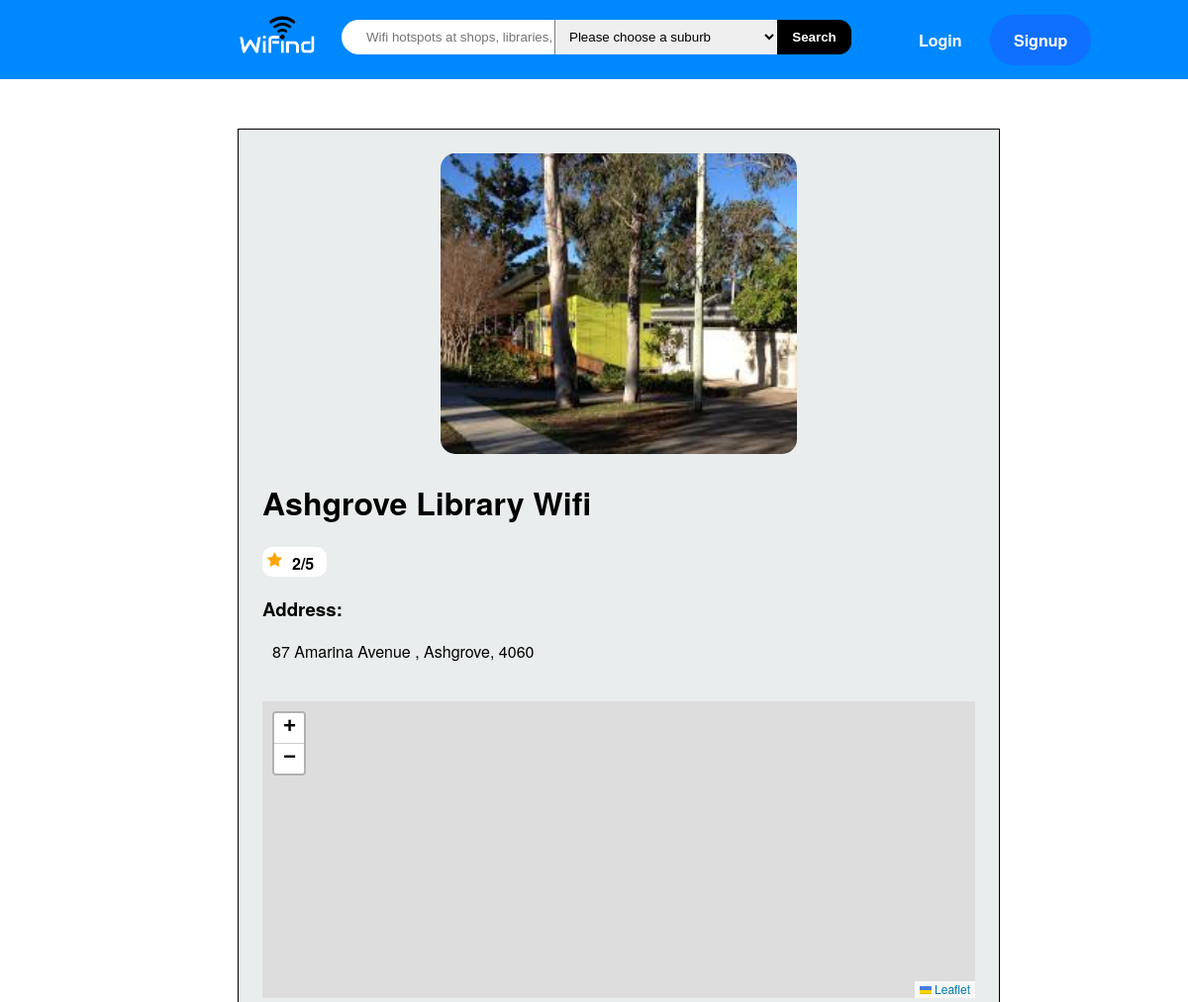
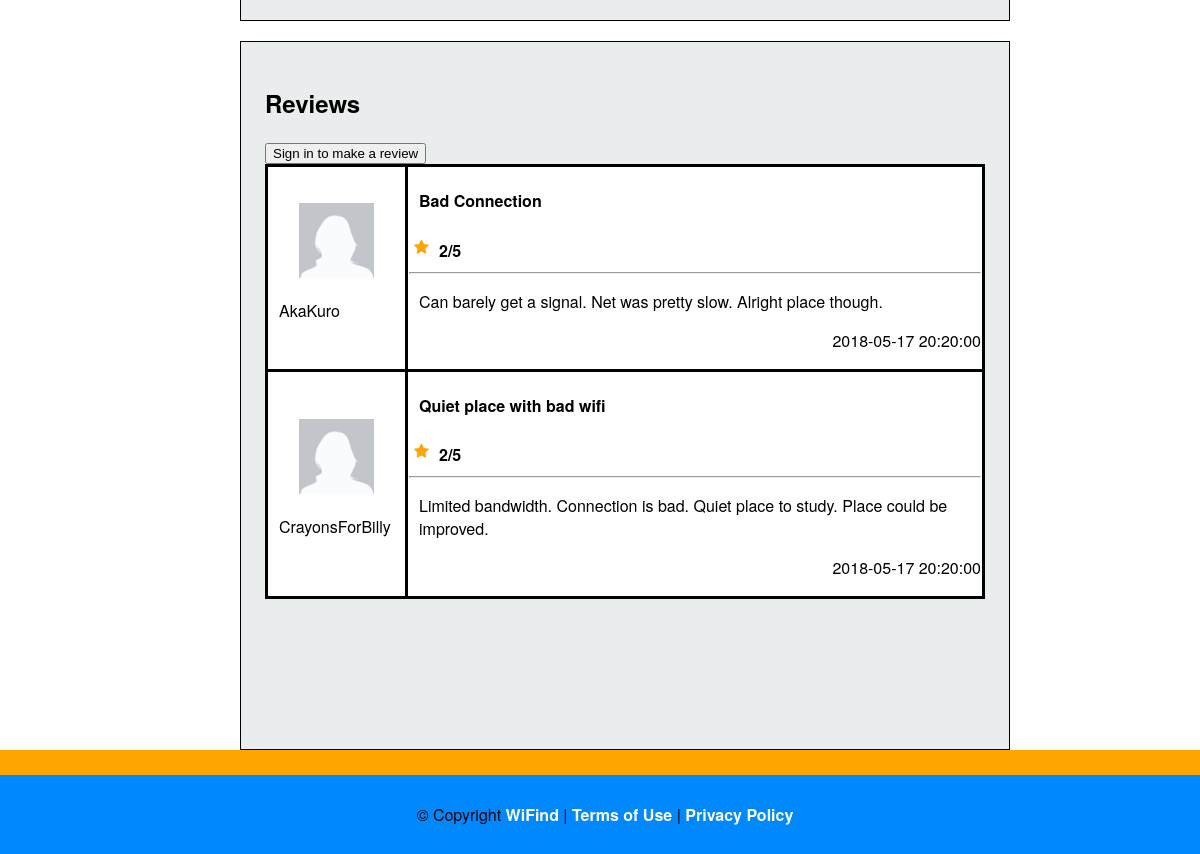
The page /review.php?name=Ashgrove Library Wifi on the database its author committed (2 pictures, top to bottom).
### tables this page shows
CREATE TABLE `locations` (
  `locationID` int(11) NOT NULL,
  `name` varchar(255) NOT NULL,
  `address` varchar(255) NOT NULL,
  `suburb` varchar(64) NOT NULL,
  `latitude` decimal(20,8) NOT NULL,
  `longitude` decimal(20,7) NOT NULL,
  `rating` int(1) NOT NULL DEFAULT '0' COMMENT '(0-5)',
  `image` varchar(64) NOT NULL DEFAULT '.jpg'
);

CREATE TABLE `reviews` (
  `reviewID` int(11) NOT NULL,
  `userID` int(11) NOT NULL,
  `locationID` int(11) NOT NULL,
  `title` varchar(64) NOT NULL,
  `comment` varchar(535) NOT NULL,
  `reviewRating` int(1) NOT NULL,
  `date` datetime NOT NULL DEFAULT CURRENT_TIMESTAMP
);

CREATE TABLE `users` (
  `userID` int(11) NOT NULL,
  `username` varchar(64) NOT NULL,
  `email` varchar(64) NOT NULL,
  `password` varchar(64) NOT NULL,
  `gender` tinyint(2) DEFAULT NULL COMMENT '0 = male, 1 = female',
  `profileImage` text NOT NULL
);

### review.php (the view, shortened to what this page needs)
<!DOCTYPE html>
<html>
<head>
	<?php include 'includes/head.php';?>
	<link rel="stylesheet" href="https://unpkg.com/leaflet@1.3.1/dist/leaflet.css"
/>
</head>
<body onload='showMapReview()' itemscope itemtype="http://schema.org/Review">
<div id="main-container">
	<?php include 'includes/nav.php'; ?>
	<?php
		$servername = "localhost";
		$dbname = "n9934731";
		$username = "root";
		$password = "";
		$pdo_conn = new PDO("mysql:host=$servername;dbname=$dbname", $username, $password);
		$name = $_GET["name"];
		$query = "SELECT  locations.locationID, locations.name, locations.address, locations.suburb, locations.latitude, locations.longitude, locations.rating, locations.image FROM locations WHERE locations.name = '$name';";
		$pdo_statement = $pdo_conn->prepare($query);
		$pdo_statement->execute();
		$result = $pdo_statement->fetchAll();
		if(!empty($result)) {
				foreach($result as $row) {
		?>
		<div class='individualPageInfo'>
			<div class='innerInfo'>
				<img itemprop="image" id="placeImage" src="./images/<?php echo $row['image']?>" alt="image of location"/>
				<div itemprop="itemReviewed" itemscope itemtype="http://schema.org/Thing">
					<h1 itemprop="name"><?php echo $row['name'] ?></h1>
				</div>
				<div id='ratingReview' class='rating'>
					<label><?php echo $row['rating'] ?>/5</label>
					<span class='fa fa-star checked'></span>
				</div>
				<div id='individualInfo'>
					<h3>Address:</h3>
					<p id='address'><?php echo $row['address']. ', '. $row['suburb'] ?></p>
					<br/>
					<div itemscope itemtype="http://schema.org/Place">
						<div itemprop="geo" itemscope itemtype="http://schema.org/GeoCoordinates">
							<div id='mapReview'></div>
						</div>
					</div>
				</div>
			</div>
		</div>
		<?php $location = $row['locationID'];
		}
		}
		?>
		<div class='individualPageInfo2'>
			<div class='innerInfo2'>
				<h2>Reviews</h2>
				<div id='reviewTable'>
					<table>
					<?php
					if(isset($_SESSION['user_session'])) {
					?>
					<form id='review_reviewpage' method='post' action='review.php?name=<?php echo $_GET['name'] ?>'>
							<tr>
								<td>
									<img id='profile' src='./images/<?php echo $userRow['profileImage'] ?>' alt='profile picture'>
									<p><?php echo $userRow['username'] ?></p>
								</td>
							<td>
									<textarea name='titleReview' rows='1' cols='100' placeholder='Title here.'></textarea>
									<textarea name='commentReview' rows='10' cols='100' placeholder='Please write your review here.'></textarea>
									<div id='ratingReview' class='rating'>
									<label>Select a rating:</label>
									<select name='reviewRating'>
										<option value='0'>0/5</option>
										<option value='1'>1/5</option>
										<option value='2'>2/5</option>
										<option value='3'>3/5</option>
										<option value='4'>4/5</option>
										<option value='5'>5/5</option>
									</select>
									<span class='fa fa-star checked'></span>
									</div>
									<input id='submitReview' action="review.php" type='submit' name='submitReview' value='Submit Review' method='post'>
								</form>
								<?php
									if(isset($_POST['submitReview']))
									{
										$query = "INSERT INTO reviews (userID, locationID, title, comment, reviewRating) VALUES (:userID, :location, :title, :comment, :rating)";
										$pdo_statement = $pdo_conn->prepare($query);
										$pdo_statement ->bindParam(':userID', $userID);
										$pdo_statement ->bindParam(':location', $location);
										$pdo_statement ->bindParam(':title', $title);
										$pdo_statement ->bindParam(':comment', $comment);
										$pdo_statement ->bindParam(':rating', $rating);
										$userID = $userRow['userID'];
										$title = htmlspecialchars($_POST['titleReview'], ENT_QUOTES, 'UTF-8');
										$comment = htmlspecialchars($_POST['commentReview'], ENT_QUOTES, 'UTF-8');
										$rating = $_POST['reviewRating'];
										$pdo_statement->execute();
									}
					}
					else {
					?>
					<input id='review' type='button' name='signIn' class='button_active' onclick="location.href='login.php';" value='Sign in to make a review' />
					<?php
					}
					$query = "SELECT title, comment, username, profileImage, reviewRating, date FROM reviews, users Where reviews.locationID = $location AND reviews.userID = users.userID";
					$pdo_statement = $pdo_conn->prepare($query);
					$pdo_statement->execute();
					$result = $pdo_statement->fetchAll();
					if(!empty($result)) {
						foreach($result as $row) {
					?>
								<tr>
									<td>
										<img id='profile' src='./images/<?php echo $row['profileImage'] ?>' alt='profile picture'>
										<div itemprop="author" itemscope="" itemtype="http://schema.org/Person">
											<p itemprop="name"><?php echo $row['username'] ?></p>
										</div>
									</td>
									<td>
										<h4><?php echo $row['title'] ?></h4>
										<div itemprop="reviewRating" itemscope="" itemtype="http://schema.org/Rating">
											<div id='ratingReview' class='rating'>
											<label itemprop="ratingValue"><?php echo $row['reviewRating'] ?>/5</label>
											<span class='fa fa-star checked'></span>
											</div>
											<hr>
											<p itemprop="description"><?php echo $row['comment'] ?></p>
										</div>
										<p id='posted' itemprop="datePublished"><?php echo $row['date'] ?></p>
									</td>
								</tr>
							<?php
							}
						}
						?>
					</table>
				</div>
			</div>
		</div>
	<?php
	include 'includes/footer.php';
	?>
</div>
</body>
</html>

### wifind.css (style rules this page uses)
html, body { margin: 0; padding: 0; height:100%; font-family: Helvetica Neue,Helvetica,Arial,sans-serif; background-color: white; }
#main-container { min-height: 100%; position: relative; }
.rating { width: 220px; padding-right: 5px; }
.rating span { float: right; position: relative; }
.individualPageInfo { width: 60%; margin-left: 20%; padding: 2%; text-align: left; border: 1px solid black; margin-top: 50px; background-color: #EAEDED; }
.individualPageInfo2 { width: 60%; margin-left: 20%; padding: 2%; text-align: left; margin-top: 20px; padding-bottom: 150px; border: 1px solid black; background-color: #EAEDED; }
#placeImage { height: 50%; width: 50%; margin-left: 25%; border-radius: 15px; }
#mapReview { width: 100%; height: 300px; display:block; top:0; left:0; position: relative; outline: medium none; }
#reviewTable td { background-color: white; border: 3px solid black; }
#reviewTable table { border-collapse: collapse; }
#reviewTable h4, p { padding-left: 10px; }
#profile { width: 75px; height: 75px; padding-left: 30px; padding-top: 5px; padding-right: 30px; border-radius: 10px; }
#posted { text-align: right; }
#ratingReview { font-weight: bold; border-style: solid; border-width: 5px; border-radius: 10px; border-color: white; color: black; background-color: white; width: 50px; height: 20px; }
#ratingReview span { width: 25px; height: 25px; float: left; }
#ratingReview span.checked { color: orange; }

### rows shown on the page
locations: image (picture), name "Ashgrove Library Wifi", rating "2", address "87 Amarina Avenue", suburb "Ashgrove, 4060"
reviews: userID.profileImage (picture), userID.username "AkaKuro", title "Bad Connection", reviewRating "2", comment "Can barely get a signal. Net was pretty slow. Alright place though.", date "2018-05-17 20:20:00"
reviews: userID.profileImage (picture), userID.username "CrayonsForBilly", title "Quiet place with bad wifi", reviewRating "2", comment "Limited bandwidth. Connection is bad. Quiet place to study. Place could be improved.", date "2018-05-17 20:20:00"
